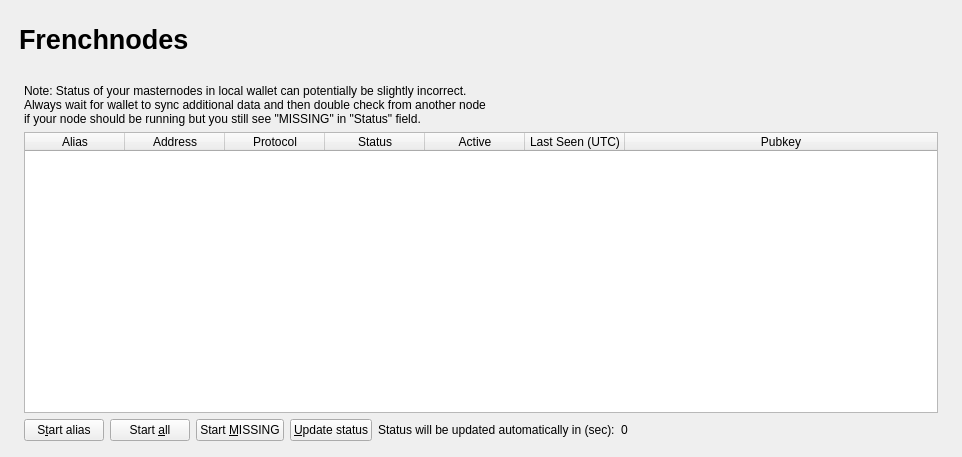
<?xml version="1.0" encoding="UTF-8"?>
<ui version="4.0">
 <class>FrenchnodeList</class>
 <widget class="QWidget" name="FrenchnodeList">
  <property name="geometry">
   <rect>
    <x>0</x>
    <y>0</y>
    <width>962</width>
    <height>457</height>
   </rect>
  </property>
  <property name="windowTitle">
   <string>Form</string>
  </property>
  <layout class="QVBoxLayout" name="topLayout" stretch="0">
   <property name="leftMargin">
    <number>9</number>
   </property>
   <property name="topMargin">
    <number>9</number>
   </property>
   <property name="rightMargin">
    <number>9</number>
   </property>
   <property name="bottomMargin">
    <number>9</number>
   </property>
   <item>
    <layout class="QVBoxLayout" name="verticalLayout_Master" stretch="0,1">
     <property name="spacing">
      <number>0</number>
     </property>
     <item>
      <widget class="QFrame" name="frame_Header">
       <layout class="QVBoxLayout" name="verticalLayout_4">
        <property name="leftMargin">
         <number>0</number>
        </property>
        <property name="topMargin">
         <number>0</number>
        </property>
        <property name="rightMargin">
         <number>0</number>
        </property>
        <property name="bottomMargin">
         <number>0</number>
        </property>
        <item>
         <layout class="QHBoxLayout" name="horizontalLayout_Header" stretch="1,0">
          <item>
           <spacer name="horizontalSpacer">
            <property name="orientation">
             <enum>Qt::Horizontal</enum>
            </property>
            <property name="sizeHint" stdset="0">
             <size>
              <width>40</width>
              <height>20</height>
             </size>
            </property>
           </spacer>
          </item>
		  <item>
           <widget class="QLabel" name="labelOverviewHeaderLeft">
            <property name="minimumSize">
             <size>
              <width>464</width>
              <height>60</height>
             </size>
            </property>
            <property name="maximumSize">
             <size>
              <width>16777215</width>
              <height>60</height>
             </size>
            </property>
            <property name="font">
             <font>
              <pointsize>20</pointsize>
              <weight>75</weight>
              <bold>true</bold>
             </font>
            </property>
            <property name="text">
             <string>Frenchnodes</string>
            </property>
            <property name="alignment">
             <set>Qt::AlignLeading|Qt::AlignLeft|Qt::AlignVCenter</set>
            </property>
           </widget>
          </item>
		  <item>
           <widget class="QLabel" name="labelOverviewHeaderRight">
            <property name="minimumSize">
             <size>
              <width>464</width>
              <height>60</height>
             </size>
            </property>
            <property name="maximumSize">
             <size>
              <width>16777215</width>
              <height>60</height>
             </size>
            </property>
            <property name="font">
             <font>
              <pointsize>14</pointsize>
             </font>
            </property>
            <property name="text">
             <string/>
            </property>
            <property name="alignment">
             <set>Qt::AlignRight|Qt::AlignTrailing|Qt::AlignVCenter</set>
            </property>
           </widget>
          </item>
         </layout>
        </item>
       </layout>
      </widget>
     </item>
     <item>
      <widget class="QFrame" name="frame_BG">
       <layout class="QVBoxLayout" name="verticalLayout_3">
        <property name="leftMargin">
         <number>6</number>
        </property>
        <property name="topMargin">
         <number>6</number>
        </property>
        <property name="rightMargin">
         <number>6</number>
        </property>
        <property name="bottomMargin">
         <number>6</number>
        </property>
        <item>
         <widget class="QFrame" name="frame_Content">
          <layout class="QVBoxLayout" name="verticalLayout">
           <property name="spacing">
            <number>0</number>
           </property>
           <property name="leftMargin">
            <number>0</number>
           </property>
           <property name="topMargin">
            <number>0</number>
           </property>
           <property name="rightMargin">
            <number>0</number>
           </property>
           <property name="bottomMargin">
            <number>0</number>
           </property>
           <item>
            <layout class="QGridLayout" name="gridLayout_2">
             <property name="spacing">
              <number>2</number>
             </property>
             <item row="0" column="0">
              <widget class="QFrame" name="frameList">
               <layout class="QVBoxLayout" name="verticalLayout_2">
                <property name="bottomMargin">
                 <number>1</number>
                </property>
                <item>
                 <layout class="QHBoxLayout" name="horizontalLayout_note">
                  <property name="bottomMargin">
                   <number>0</number>
                  </property>
                  <item>
                   <widget class="QLabel" name="updateNote">
                    <property name="text">
                     <string>Note: Status of your masternodes in local wallet can potentially be slightly incorrect.&lt;br /&gt;Always wait for wallet to sync additional data and then double check from another node&lt;br /&gt;if your node should be running but you still see &quot;MISSING&quot; in &quot;Status&quot; field.</string>
                    </property>
                   </widget>
                  </item>
                 </layout>
                </item>
                <item>
                 <widget class="QTableWidget" name="tableWidgetMyFrenchnodes">
                  <property name="minimumSize">
                   <size>
                    <width>695</width>
                    <height>0</height>
                   </size>
                  </property>
                  <property name="palette">
                   <palette>
                    <active>
                     <colorrole role="Text">
                      <brush brushstyle="SolidPattern">
                       <color alpha="255">
                        <red>51</red>
                        <green>51</green>
                        <blue>51</blue>
                       </color>
                      </brush>
                     </colorrole>
                    </active>
                    <inactive>
                     <colorrole role="Text">
                      <brush brushstyle="SolidPattern">
                       <color alpha="255">
                        <red>51</red>
                        <green>51</green>
                        <blue>51</blue>
                       </color>
                      </brush>
                     </colorrole>
                    </inactive>
                    <disabled>
                     <colorrole role="Text">
                      <brush brushstyle="SolidPattern">
                       <color alpha="255">
                        <red>85</red>
                        <green>85</green>
                        <blue>85</blue>
                       </color>
                      </brush>
                     </colorrole>
                    </disabled>
                   </palette>
                  </property>
                  <property name="editTriggers">
                   <set>QAbstractItemView::NoEditTriggers</set>
                  </property>
                  <property name="alternatingRowColors">
                   <bool>true</bool>
                  </property>
                  <property name="selectionMode">
                   <enum>QAbstractItemView::SingleSelection</enum>
                  </property>
                  <property name="selectionBehavior">
                   <enum>QAbstractItemView::SelectRows</enum>
                  </property>
                  <property name="sortingEnabled">
                   <bool>true</bool>
                  </property>
                  <attribute name="horizontalHeaderStretchLastSection">
                   <bool>true</bool>
                  </attribute>
                  <column>
                   <property name="text">
                    <string>Alias</string>
                   </property>
                  </column>
                  <column>
                   <property name="text">
                    <string>Address</string>
                   </property>
                  </column>
                  <column>
                   <property name="text">
                    <string>Protocol</string>
                   </property>
                  </column>
                  <column>
                   <property name="text">
                    <string>Status</string>
                   </property>
                  </column>
                  <column>
                   <property name="text">
                    <string>Active</string>
                   </property>
                  </column>
                  <column>
                   <property name="text">
                    <string>Last Seen (UTC)</string>
                   </property>
                  </column>
                  <column>
                   <property name="text">
                    <string>Pubkey</string>
                   </property>
                  </column>
                 </widget>
                </item>
                <item>
                 <layout class="QHBoxLayout" name="horizontalLayout_5">
                  <property name="bottomMargin">
                   <number>0</number>
                  </property>
                  <item>
                   <widget class="QPushButton" name="startButton">
                    <property name="text">
                     <string>S&amp;tart alias</string>
                    </property>
                   </widget>
                  </item>
                  <item>
                   <widget class="QPushButton" name="startAllButton">
                    <property name="text">
                     <string>Start &amp;all</string>
                    </property>
                   </widget>
                  </item>
                  <item>
                   <widget class="QPushButton" name="startMissingButton">
                    <property name="text">
                     <string>Start &amp;MISSING</string>
                    </property>
                   </widget>
                  </item>
                  <item>
                   <widget class="QPushButton" name="UpdateButton">
                    <property name="text">
                     <string>&amp;Update status</string>
                    </property>
                   </widget>
                  </item>
                  <item>
                   <widget class="QLabel" name="autoupdate_label">
                    <property name="text">
                     <string>Status will be updated automatically in (sec):</string>
                    </property>
                   </widget>
                  </item>
                  <item>
                   <widget class="QLabel" name="secondsLabel">
                    <property name="text">
                     <string>0</string>
                    </property>
                   </widget>
                  </item>
                  <item>
                   <spacer name="horizontalSpacer_5">
                    <property name="orientation">
                     <enum>Qt::Horizontal</enum>
                    </property>
                    <property name="sizeHint" stdset="0">
                     <size>
                      <width>40</width>
                      <height>20</height>
                     </size>
                    </property>
                   </spacer>
                  </item>
                 </layout>
                </item>
               </layout>
              </widget>
             </item>
            </layout>
           </item>
          </layout>
         </widget>
        </item>
       </layout>
      </widget>
     </item>
    </layout>
   </item>
  </layout>
 </widget>
 <resources/>
 <connections/>
</ui>
